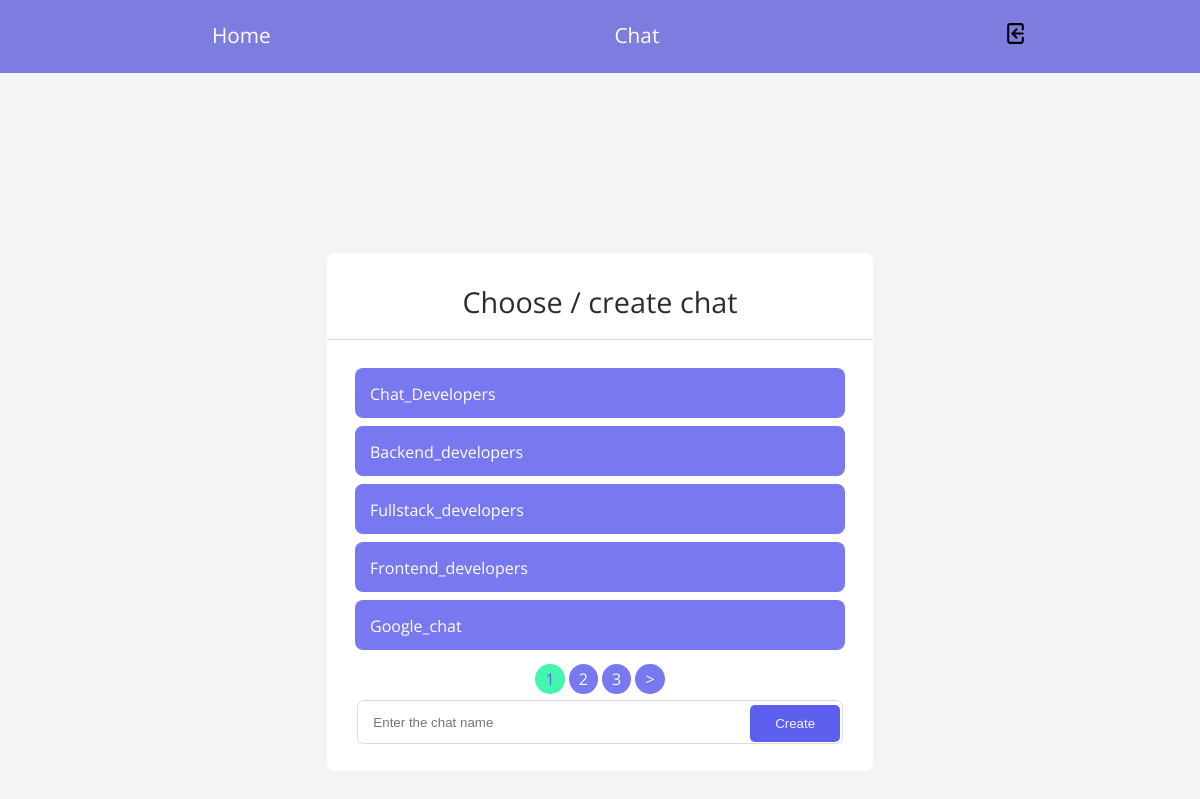
The page /chats/ (signed in) on the database its author committed.
### room/models.py (models this page shows)
class Room(models.Model):
    name = models.CharField(max_length=255)
    slug = models.SlugField(unique=True, default='')
    created_at = models.DateField(default=timezone.now())
    def __str__(self):
        return self.name

### room/views.py (the view)
# urls.py: path('chats/', RoomsListView.as_view(), name='chats'),
@method_decorator(login_required, name='dispatch')
class RoomsListView(ListView):
    template_name = 'room_list.html'
    context_object_name = 'rooms'
    paginate_by = 5
    def get_queryset(self):
        return Room.objects.all()

### room/templates/room/room_list.html (shortened to what this page needs)
{% extends 'core/base.html' %}
{% load static %}
{% block content %}
    <div class="container">
        <div class="chat__page">
            <div class="chat__card rounded">
               <p class="card__title">Choose / create chat</p>
                {% for room in rooms %}
                    <div class="chat__rooms">
                        <a href="{% url 'chat' room.name %}" class="link room__link rounded">{{ room }}</a>
                     </div>
                {% endfor %}
                <div class="pagination-section">
                    {% for page in page_obj.paginator.page_range %}
                    {% if page_obj.number == page %}
                        <a href="?page={{ page }}" class="pagination-link page-num-selected">{{ page }}</a>
                    {% else %}
                        <a href="?page={{ page }}" class="pagination-link">{{ page }}</a>
                    {% endif %}
                    {% endfor %}
                    {% if page_obj.has_next %}
                        <a href="?page={{ page_obj.next_page_number }}" class="pagination-link">></a>
                    {% endif %}
                </div>
                <form class="chat__form" method="post" action="{% url 'create_room' %}">
                   <input type="text" name="room_name" id="room_name" class="input rounded" placeholder="Enter the chat name">
                   <button type="submit" class="chat__btn">Create</button>
                </form>
            </div>
        </div>
    </div>
{% endblock %}

### static/css/style.css (style rules this page uses)
.container { margin: 0; padding: 0; box-sizing: border-box; font-size: 16px; color: #2C2C2E; font-family: 'Open Sans'; }
.link { text-decoration: none; color: #FFFFFF; }
.card__title { font-size: 1.8em; border-bottom: 1px solid gainsboro; text-align: center; padding: 0px 0px 18px 0px; }
.rounded { border-radius: 0.5em; }
.chat__page { width: 100%; height: 970px; display: flex; align-items: center; background-color: #F4F4F4; justify-content: center; }
@media (max-width: 1440px) { .chat__page { height: 1024px; } }
@media (max-width: 1280px) { .chat__page { height: 1024px; } }
.chat__card { width: 546px; height: auto; margin: 0 auto; background-color: #FFFFFF; text-align: center; }
.chat__form { position: relative; }
.chat__btn { position: absolute; left: 77.5%; top: 6%; background: #5D5FEF; border-radius: 5px; padding: 11px 25px 11px 25px; border: none; color: #F4F4F4; }
.chat__rooms { display: flex; align-items: center; flex-direction: column; justify-content: start; position: relative; }
.pagination-section { margin: 10px; }
.pagination-link { background-color: #7879F1; color: #fff; padding: 4px 10px 4px 10px; border-radius: 50%; text-decoration: none; }
.page-num-selected { background-color: #44f5b1; color: #5D5FEF; }
.room__link { padding: 15px; background: #7879F1; background-image: url('https://img.icons8.com/ios/512/circled-chevron-right.png'); background-position: right; background-repeat: no-repeat; background-size: 25px; background-origin: content-box; color: ##F4F4F4; width: 460px; height: 20px; margin-bottom: 0.5em; text-align: left; display: flex; justify-content: space-between; }
.input { width: 480px; height: 40px; border: 1.8px solid gainsboro; text-indent: 1em; margin-bottom: 2em; }

### rows shown on the page
Room: name "Chat_Developers"
Room: name "Backend_developers"
Room: name "Fullstack_developers"
Room: name "Frontend_developers"
Room: name "Google_chat"

### other values the page prints
{{ page }} "1"
{{ page }} "2" "3"
